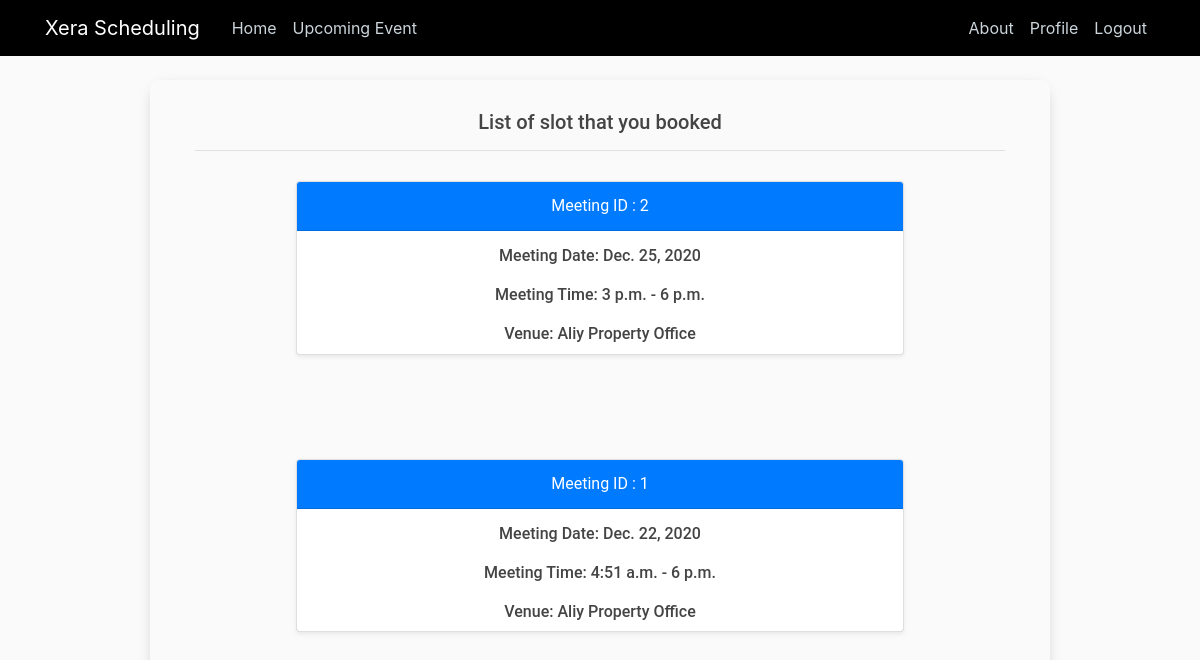
/ezz/status/ (signed in), run on an earlier commit of the app's database.
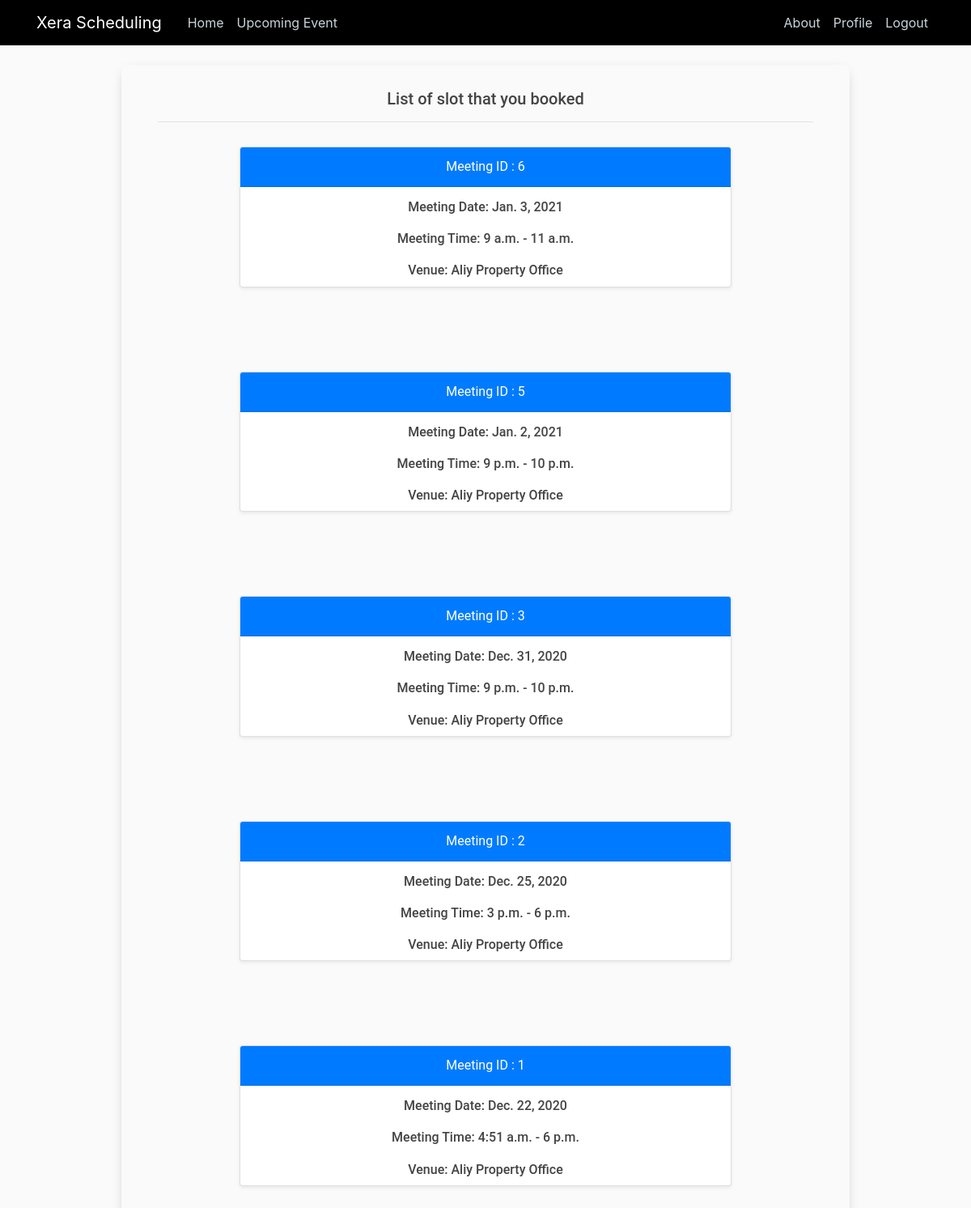
And on a later commit of the database.
### events/models.py (models this page shows, shortened)
class Event(models.Model):
    user = models.ForeignKey(User, on_delete=models.CASCADE, null=True)
    purposeitem = models.ForeignKey(PurposeDetail, on_delete=models.CASCADE, null=True)
    day = models.DateField(u'Day of the event', help_text=u'Day of the event')
    start_time = models.TimeField(u'Starting time', help_text=u'Starting time')
    end_time = models.TimeField(u'Final time', help_text=u'Final time')
    notes = models.TextField(u'Textual Notes', help_text=u'Textual Notes', blank=True, null=True)
    class Meta:
        verbose_name = u'Scheduling'
        verbose_name_plural = u'Scheduling'
        ordering = ['-day']

### premiers/views.py (the view)
# urls.py: path('status/', views.status, name='premiers-status'),
def status(request):
    logged_in_user = request.user
    logged_in_user_slots = Event.objects.filter(user=logged_in_user)
    context = {
        'slots': logged_in_user_slots,
    }
    return render(request, 'premiers/status.html', context)

### premiers/templates/premiers/status.html
{% extends "premiers/base.html" %}
{% block content %}
<div class="event-container">
    <div class="event">
        <div class="container" style="margin: 30px">
            <h5 class="text-center"> List of slot that you booked </h5>
            <hr>
            {% for slot in slots %}
            <div class="card card-block d-flex shadow-sm"
                 style="width:75%;  margin: 0 auto; float: none; margin-bottom: 50px; margin-top: 30px">
                <div class="card-header align-items-center d-flex justify-content-center bg-primary text-white" >
                    <input type="hidden" name="vipId" value="{{vip.id}}">Meeting ID : {{slot.id}}</input>
                </div>
                <h6 class="card-title align-items-center d-flex justify-content-center"
                    style="margin:10px; margin-top: 15px">Meeting Date: {{slot.day}}</h6>
                <h6 class="card-title align-items-center d-flex justify-content-center" style="margin:10px">Meeting Time: {{slot.start_time}} - {{slot.end_time}}</h6>
                <h6 class="card-title align-items-center d-flex justify-content-center" style="margin:10px">Venue: Aliy Property Office</h6>
            </div>
            <br>
            {% endfor %}
        </div>
    </div>
</div>
{% endblock content %}

What changed in the data, as far as the page shows it:
added Event: id "6", day "Jan. 3, 2021", start_time "9 a.m.", end_time "11 a.m."
added Event: id "5", day "Jan. 2, 2021", start_time "9 p.m.", end_time "10 p.m."
added Event: id "3", day "Dec. 31, 2020", start_time "9 p.m.", end_time "10 p.m."
